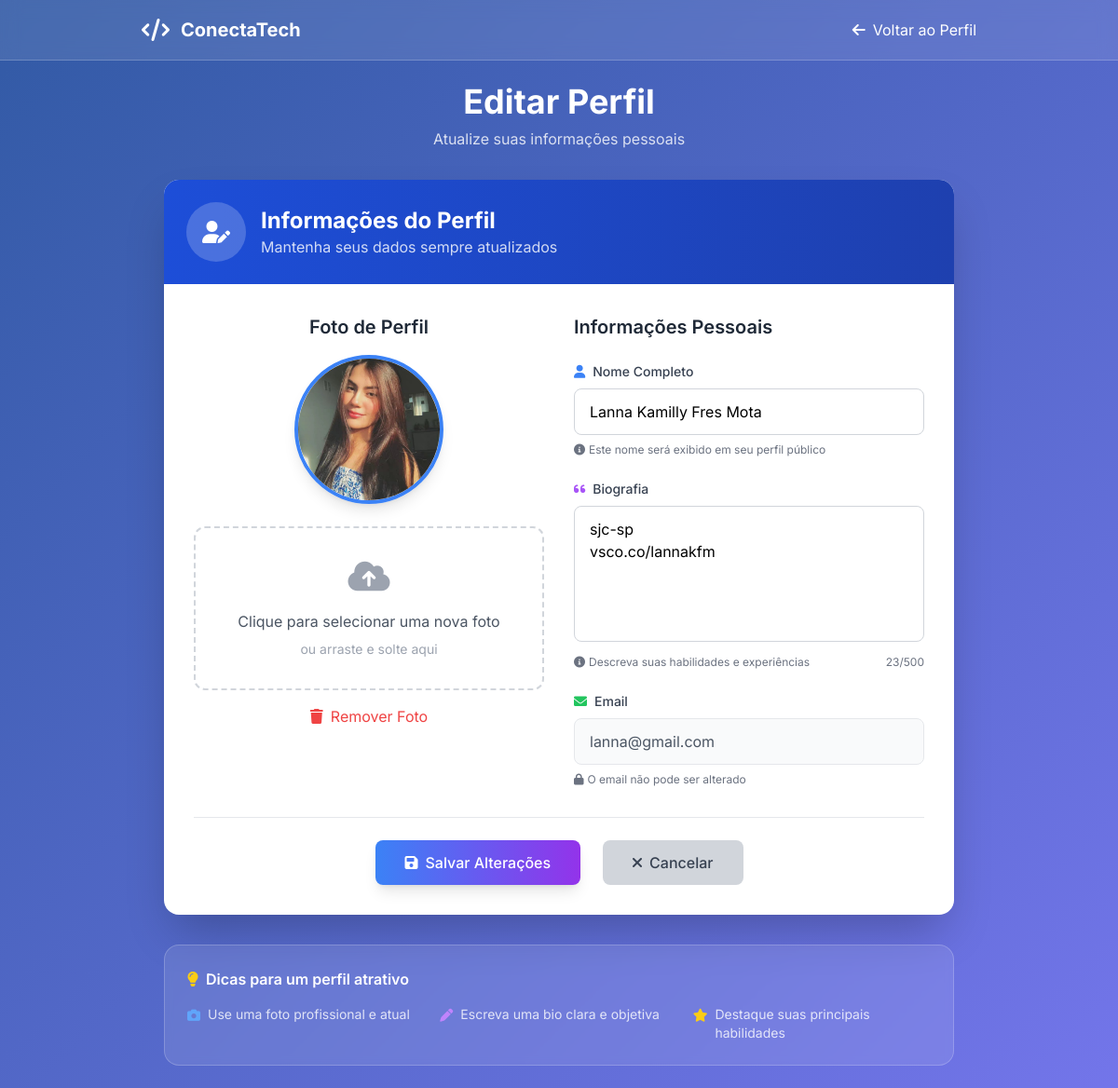
Screenshot of /editar_perfil.php with the database file from the repository.
### tables this page shows
CREATE TABLE `users` (
  `id` int(11) NOT NULL,
  `nome` varchar(100) NOT NULL,
  `email` varchar(100) NOT NULL,
  `senha` varchar(255) NOT NULL,
  `foto_perfil` varchar(255) DEFAULT NULL,
  `bio` text DEFAULT NULL,
  `data_criacao` timestamp NOT NULL DEFAULT current_timestamp()
);

### editar_perfil.php (the view, shortened to what this page needs)
<?php
$host = "localhost";
$dbname = "conectatech";
$username = "root";
$password = "";
try {
    $pdo = new PDO("mysql:host=$host;dbname=$dbname;charset=utf8", $username, $password);
    $pdo->setAttribute(PDO::ATTR_ERRMODE, PDO::ERRMODE_EXCEPTION);
} catch (PDOException $e) {
    die("Erro na conexão: " . $e->getMessage());
}
$user_id = $_GET['id'] ?? 1;
$stmt = $pdo->prepare("SELECT * FROM users WHERE id = :id");
$stmt->execute(['id' => $user_id]);
$user = $stmt->fetch(PDO::FETCH_ASSOC);
?><!DOCTYPE html>
<html lang="pt-BR">
<head>
    <script src="https://cdn.tailwindcss.com"></script>
    <link href="https://cdnjs.cloudflare.com/ajax/libs/font-awesome/6.0.0/css/all.min.css" rel="stylesheet">
</head>
<body class="gradient-bg min-h-screen">
    <nav class="glass-effect border-b border-white/20 p-4">
        <div class="max-w-4xl mx-auto flex justify-between items-center">
            <div class="flex items-center space-x-3">
                <i class="fas fa-code text-white text-2xl"></i>
                <h1 class="text-white text-xl font-bold">ConectaTech</h1>
            </div>
            <a href="perfil.php?id=<?php echo $user_id; ?>"
                class="text-white hover:text-blue-200 transition-colors flex items-center space-x-2">
                <i class="fas fa-arrow-left"></i>
                <span>Voltar ao Perfil</span>
            </a>
        </div>
    </nav>
    <div class="max-w-4xl mx-auto p-6">
        <div class="text-center mb-8">
            <h2 class="text-4xl font-bold text-white mb-2">Editar Perfil</h2>
            <p class="text-white/80">Atualize suas informações pessoais</p>
        </div>
        <div class="form-card bg-white rounded-2xl shadow-2xl overflow-hidden">
            <div class="bg-gradient-to-r from-blue-700 to-blue-800 p-6">
                <div class="flex items-center space-x-4">
                    <div class="w-16 h-16 bg-white/20 rounded-full flex items-center justify-center">
                        <i class="fas fa-user-edit text-white text-2xl"></i>
                    </div>
                    <div>
                        <h3 class="text-2xl font-bold text-white">Informações do Perfil</h3>
                        <p class="text-white/80">Mantenha seus dados sempre atualizados</p>
                    </div>
                </div>
            </div>
            <form method="POST" enctype="multipart/form-data" class="p-8" id="editForm" action="">
                <div class="grid grid-cols-1 lg:grid-cols-2 gap-8">
                    <div class="space-y-6">
                        <div class="text-center">
                            <h4 class="text-xl font-semibold text-gray-800 mb-4">Foto de Perfil</h4>
                            <div class="mb-6">
                                <img id="photoPreview"
                                    src="<?php echo htmlspecialchars($user['foto_perfil'] ?: 'https://images.unsplash.com/photo-1507003211169-0a1dd7228f2d?w=300&h=300&fit=crop&crop=face'); ?>"
                                    alt="Foto atual"
                                    class="preview-image w-40 h-40 object-cover rounded-full border-4 border-blue-500 shadow-lg mx-auto"
                                    onerror="this.src='https://images.unsplash.com/photo-1507003211169-0a1dd7228f2d?w=300&h=300&fit=crop&crop=face';">
                            </div>
                            <div class="drag-area border-2 border-dashed border-gray-300 rounded-xl p-8 text-center cursor-pointer hover:border-blue-400 transition-colors"
                                onclick="document.getElementById('foto_perfil').click()">
                                <i class="fas fa-cloud-upload-alt text-4xl text-gray-400 mb-4"></i>
                                <p class="text-gray-600 mb-2">Clique para selecionar uma nova foto</p>
                                <p class="text-sm text-gray-400">ou arraste e solte aqui</p>
                            </div>
                            <div class="flex justify-center space-x-4 mt-4">
                                <button type="button" onclick="removePhoto()"
                                    class="text-red-500 hover:text-red-700 transition-colors flex items-center space-x-2">
                                    <i class="fas fa-trash"></i>
                                    <span>Remover Foto</span>
                                </button>
                            </div>
                        </div>
                    </div>
                    <div class="space-y-6">
                        <h4 class="text-xl font-semibold text-gray-800 mb-4">Informações Pessoais</h4>
                        <div class="space-y-2">
                            <label class="block text-sm font-medium text-gray-700">
                                <i class="fas fa-user text-blue-500 mr-2"></i>Nome Completo
                            </label>
                            <input type="text" name="nome" id="nome"
                                class="input-focus w-full px-4 py-3 border border-gray-300 rounded-lg focus:ring-2 focus:ring-blue-500 focus:border-transparent"
                                value="<?php echo htmlspecialchars($user['nome']); ?>" required
                                placeholder="Digite seu nome completo">
                            <div class="text-xs text-gray-500 flex items-center space-x-1">
                                <i class="fas fa-info-circle"></i>
                                <span>Este nome será exibido em seu perfil público</span>
                            </div>
                        </div>
                        <div class="space-y-2">
                            <label class="block text-sm font-medium text-gray-700">
                                <i class="fas fa-quote-left text-purple-500 mr-2"></i>Biografia
                            </label>
                            <textarea name="bio" id="bio" rows="5"
                                class="input-focus w-full px-4 py-3 border border-gray-300 rounded-lg focus:ring-2 focus:ring-purple-500 focus:border-transparent resize-none"
                                placeholder="Conte um pouco sobre você, suas habilidades e interesses..."><?php echo htmlspecialchars($user['bio'] ?? ''); ?></textarea>
                            <div class="flex justify-between items-center text-xs text-gray-500">
                                <div class="flex items-center space-x-1">
                                    <i class="fas fa-info-circle"></i>
                                    <span>Descreva suas habilidades e experiências</span>
                                </div>
                                <span id="charCount">0/500</span>
                            </div>
                        </div>
                        <div class="space-y-2">
                            <label class="block text-sm font-medium text-gray-700">
                                <i class="fas fa-envelope text-green-500 mr-2"></i>Email
                            </label>
                            <input type="email"
                                class="w-full px-4 py-3 border border-gray-200 rounded-lg bg-gray-50 text-gray-600"
                                value="<?php echo htmlspecialchars($user['email']); ?>" readonly>
                            <div class="text-xs text-gray-500 flex items-center space-x-1">
                                <i class="fas fa-lock"></i>
                                <span>O email não pode ser alterado</span>
                            </div>
                        </div>
                    </div>
                </div>
                <div
                    class="flex flex-col sm:flex-row justify-center space-y-4 sm:space-y-0 sm:space-x-6 mt-8 pt-6 border-t border-gray-200">
                    <button type="submit"
                        class="bg-gradient-to-r from-blue-500 to-purple-600 hover:from-blue-600 hover:to-purple-700 text-white px-8 py-3 rounded-lg font-medium transition-all duration-300 flex items-center justify-center space-x-2 shadow-lg hover:shadow-xl">
                        <i class="fas fa-save"></i>
                        <span>Salvar Alterações</span>
                    </button>
                    <a href="perfil.php?id=<?php echo $user_id; ?>"
                        class="bg-gray-300 hover:bg-gray-400 text-gray-700 px-8 py-3 rounded-lg font-medium transition-colors flex items-center justify-center space-x-2 no-underline">
                        <i class="fas fa-times"></i>
                        <span>Cancelar</span>
                    </a>
                </div>
            </form>
        </div>
        <div class="mt-8 bg-white/10 backdrop-blur-sm rounded-2xl p-6 border border-white/20">
            <h4 class="text-white font-semibold mb-4 flex items-center">
                <i class="fas fa-lightbulb text-yellow-400 mr-2"></i>
                Dicas para um perfil atrativo
            </h4>
            <div class="grid grid-cols-1 md:grid-cols-3 gap-4 text-white/80 text-sm">
                <div class="flex items-start space-x-2">
                    <i class="fas fa-camera text-blue-400 mt-1"></i>
                    <span>Use uma foto profissional e atual</span>
                </div>
                <div class="flex items-start space-x-2">
                    <i class="fas fa-pen text-purple-400 mt-1"></i>
                    <span>Escreva uma bio clara e objetiva</span>
                </div>
                <div class="flex items-start space-x-2">
                    <i class="fas fa-star text-yellow-400 mt-1"></i>
                    <span>Destaque suas principais habilidades</span>
                </div>
            </div>
        </div>
    </div>
</body>
</html>

### editar_perfil.php (style rules this page uses)
body { font-family: 'Inter', sans-serif; }
.gradient-bg { background: linear-gradient(135deg, rgba(16, 63, 150, 0.86) 0%, #3f42e2ba 100%); }
.glass-effect { backdrop-filter: blur(10px); background: rgba(255, 255, 255, 0.1); }
.form-card { transition: all 0.3s ease; }
.input-focus { transition: all 0.3s ease; }
.preview-image { transition: all 0.3s ease; }
.drag-area { transition: all 0.3s ease; }

### rows the page displays
users: foto_perfil (picture), nome "Lanna Kamilly Fres Mota", bio "sjc-sp vsco.co/lannakfm", email "lanna@gmail.com"
